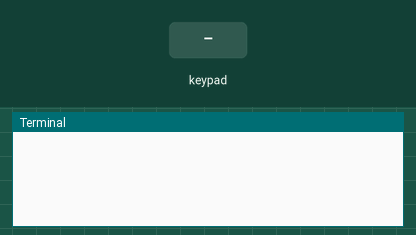
Simulated run of this program. Board: Raspberry Pi (BCM pin numbers). On the bench: the last lines printed to the terminal. Inputs (shaded band) come from the test bench.

Above: at 1.2 s.
1.3 s: key '1' pressed
At 2.0 s:
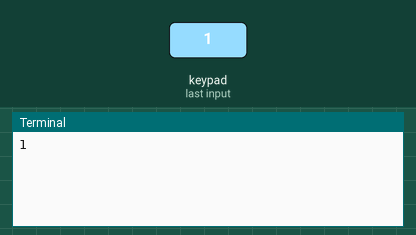
2.9 s: keypad keys 1 2 # pressed 0.4 s apart
At 5.1 s:
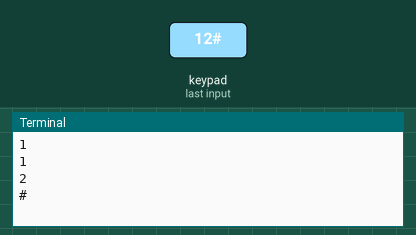
5.6 s: key '*' pressed
At 6.5 s:
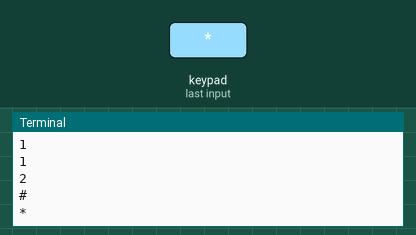
7.1 s: keypad keys 2 5 pressed 0.4 s apart
At 8.0 s:
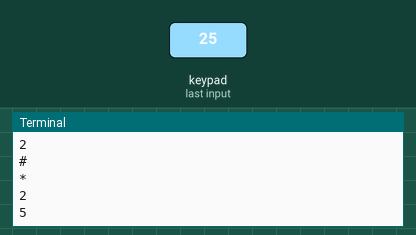
Timing chart, 0 to 10.1 s (numbered marks = the images above; inputs shaded):
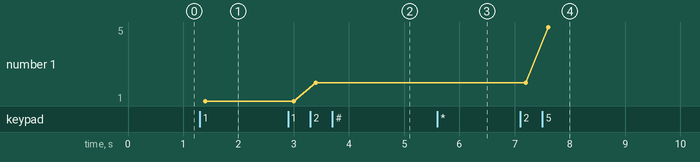

The program:

keypadDemo.py
```python
import RPi.GPIO as GPIO
import time
GPIO.setmode(GPIO.BCM)
rows= [24,25,26,20]
cols= [27,22,23]

keys= [
    ['1','2','3'],
    ['4','5','6'],
    ['7','8','9'],
    ['*','0','#']]

for row_pin in rows:
    GPIO.setup(row_pin, GPIO.IN, pull_up_down=GPIO.PUD_DOWN)

for col_pin in cols:
    GPIO.setup(col_pin, GPIO.OUT)

def get_key():
    key = 0
    for col_num, col_pin in enumerate(cols):
        GPIO.output(col_pin, 1)
        for row_num, row_pin in enumerate(rows):
            if GPIO.input(row_pin):
               key = keys[row_num][col_num]
        GPIO.output(col_pin, 0)
    return key

while True:
    key = get_key()
    if key :
        print(key)
    time.sleep(0.2)
'''
def npscan(pin):
    GPIO.output(pin, GPIO.HIGH)
    time.sleep(0.05)
    for inp in rows:
        if GPIO.input(inp):
            print keys[rows.index(inp)][cols.index(pin)],"key is pressed @",str(
inp),"/",str(pin)
            time.sleep(0.1)
    GPIO.output(pin, GPIO.LOW)
    time.sleep(0.05)
    return

try:
    GPIO.setmode(GPIO.BOARD)
    for pin in cols:
        GPIO.setup(pin, GPIO.OUT)
    for pin in rows:
        GPIO.setup(pin, GPIO.IN, GPIO.PUD_DOWN)
    while True:
        for pin in cols:
            npscan(pin)
except KeyboardInterrupt:
    GPIO.cleanup()
'''
```

Measured:
- after the input at 1.3 s, the terminal: prints a new line after 0.10 s (image 1)
- after the input at 2.9 s, the terminal: prints a new line after 0.50 s (image 2)
- after the input at 5.6 s, the terminal: prints a new line at once (image 3)
- after the input at 7.1 s, the terminal: prints a new line after 0.10 s (image 4)
- plotted number 1: 1 → 2 after the input at 2.9 s, 2 → 5 after the input at 7.1 s
